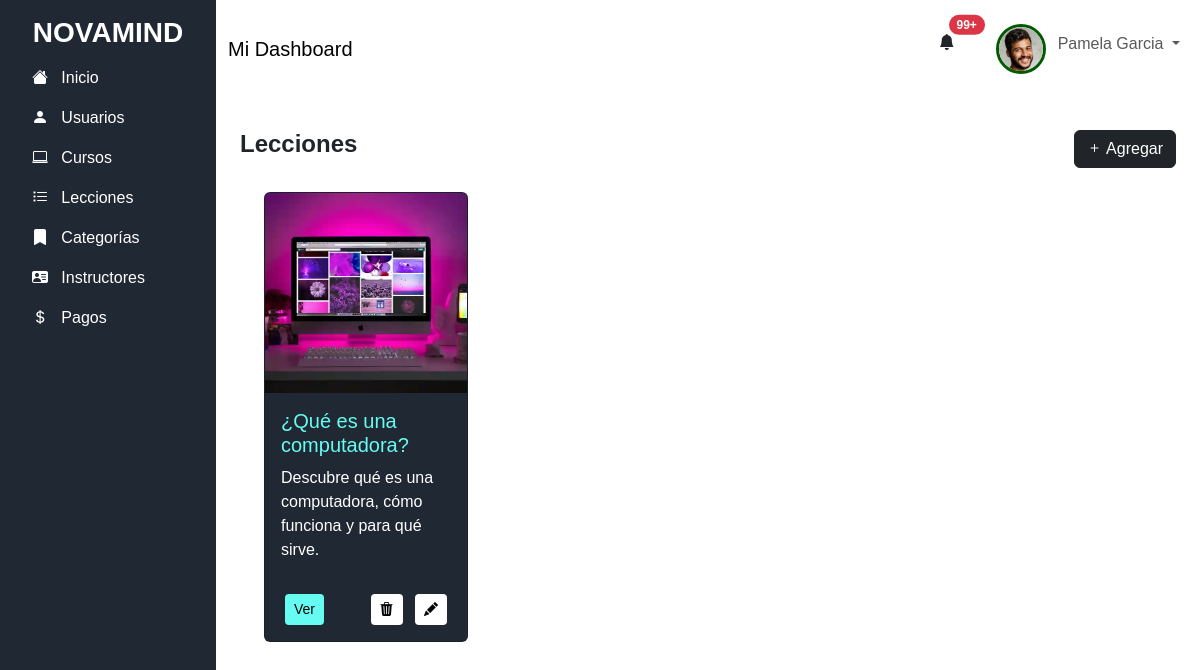
Page /admin/lecciones.php (signed in) on the committed database.
### tables this page shows
create table lessons(
	idLesson integer not null auto_increment,
	name char(30),
	description text,
	image varchar(30),
	idLessonType integer,
	idCourse integer,
	primary key(idLesson),
	foreign key (idLessonType) references lessonTypes(idLessonType),
    foreign key (idCourse) references courses(idCourse)
);

### admin/lecciones.php (the view, shortened to what this page needs)
<?php
    include "../php/conexion.php";
    $sql = "select lessons.* from lessons inner join lessontypes
            on lessonTypes.idLessonType = lessons.idLessonType inner join courses
            on courses.idCourse = lessons.idCourse";
    $res= $conexion->query("$sql") or die ($conexion->error);
?>
<!DOCTYPE html>
<html lang="en">
<head>
    <link rel="stylesheet" href="https://cdn.jsdelivr.net/npm/bootstrap-icons@1.11.3/font/bootstrap-icons.css">
   <link rel="stylesheet" href="https://cdn.jsdelivr.net/npm/bootstrap@5.3.0/dist/css/bootstrap.min.css">
   <link rel="stylesheet" href="https://cdn.jsdelivr.net/npm/sweetalert2@11.7.0/dist/sweetalert2.min.css">
    <link rel="stylesheet" href="../css/admin/lecciones.css">
</head>
<body class="d-flex">
    <?php include "../layouts/aside.php"; ?>
    <main class="flex-grow-1 " >
        <?php include "../layouts/header.php"; ?>
        <section class="container mt-4 p-4">
            <div class="d-flex justify-content-between">
                <h4>Lecciones</h4>
                <a class="btn btn-dark" href="../lecciones/lecciones-add.php">
                    <i class="bi bi-plus"></i>
                    Agregar
                </a>
            </div>
            <div class="row px-4 mt-4">
                <?php
                      while($fila = mysqli_fetch_array($res)){
                ?>
                <div class="col-3 mb-4">
                    <div class="card" style="height:450px">
                        <img src="../img/admin/<?php echo $fila['image'] ?>" class="card-img-top" alt="..." style="height: 200px;">
                        <div class="card-body">
                            <h5 class="card-title"><?php echo $fila['name'] ?></h5>
                            <p class="card-text"><?php echo $fila['description'] ?></p>
                            <div class="d-flex justify-content-between align-items-center mt-3">
                                <a id="boton" href="#" class="btn btn-sm mx-1">Ver</a>
                                <div>
                                    <button id="eliminar" class="btn btn-sm mx-1 btnEliminar">
                                        <i class="bi bi-trash3-fill"></i>
                                    </button>
                                    <button id="editar" class="btn btn-sm mx-1" data-bs-toggle="modal" data-bs-target="#editarLeccion">
                                        <i class="bi bi-pencil-fill"></i>
                                    </button>
                                </div>
                            </div>
                        </div>
                    </div>
                </div>
                <?php  } ?>
            </div>
        </section>
    </main>
</body>
</html>

### css/admin/lecciones.css (style rules this page uses)
body { font-family: "League Spartan", sans-serif; height: 100%; }
h4 { font-size: 1.5rem; font-weight: bold; }
.card { background-color: #1F2833; display: flex; flex-direction: column; }
.card-img-top { height: 200px; object-fit: cover; }
p, a { color: white; }
.card-title { color: #66FCF1; font-weight: 500; }
#boton { background-color: #66FCF1; color: black; width: auto; margin-left: 0; align-self: flex-start; }
.card-body { display: flex; flex-direction: column; justify-content: space-between; }
#eliminar { background-color: white; color: black; }
#editar { background-color: white; color: black; }

### rows in the picture
lessons: image (picture), name "¿Qué es una computadora?", description "Descubre qué es una computadora, cómo funciona y para qué sirve."

### other values in the picture
$user_data['name'] "Pamela"
$user_data['ap'] "Garcia"
